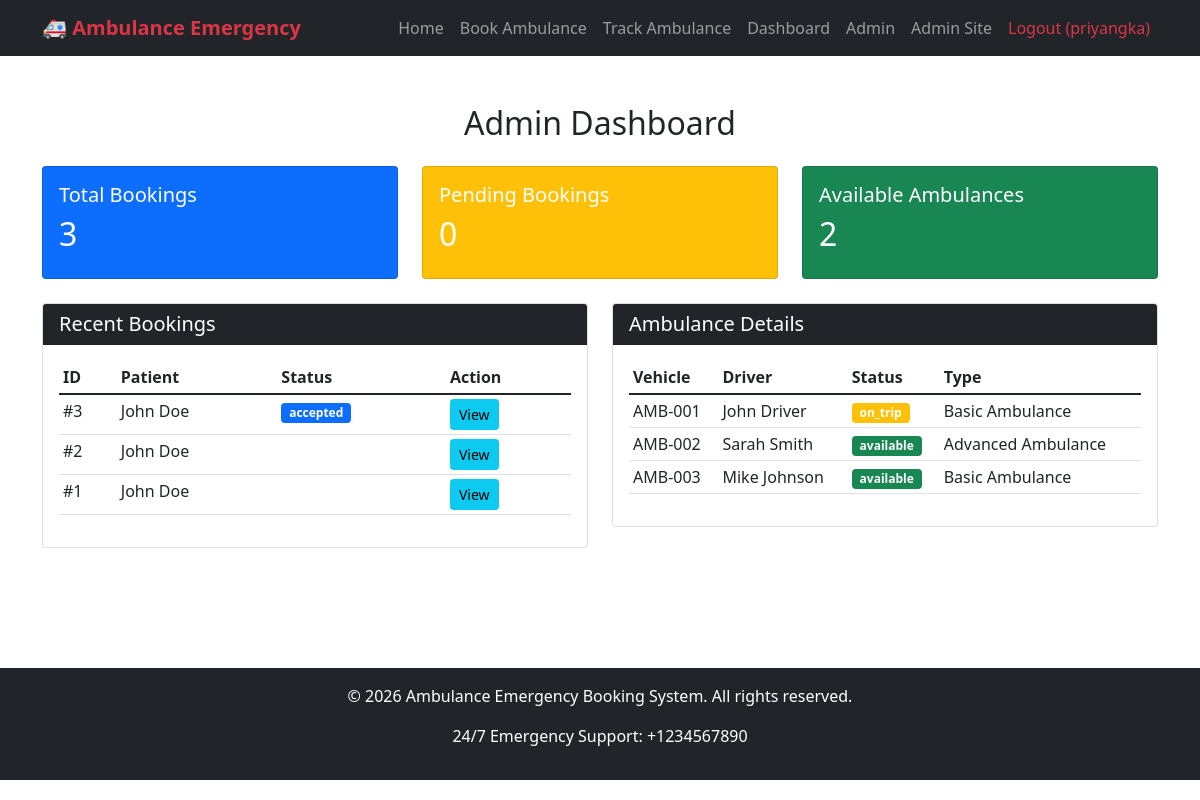
/admin-dashboard/ (signed in), run on the app's committed database.
### core/models.py (models this page shows, shortened)
class Booking(models.Model):
    STATUS_CHOICES = [
        ('pending', 'Pending'),
        ('accepted', 'Accepted'),
        ('en_route', 'En Route'),
        ('arrived', 'Arrived'),
        ('completed', 'Completed'),
        ('cancelled', 'Cancelled'),
    ]
    user = models.ForeignKey(User, on_delete=models.CASCADE, related_name='bookings')
    ambulance = models.ForeignKey(Ambulance, on_delete=models.SET_NULL, null=True, blank=True)
    patient_name = models.CharField(max_length=100)
    patient_age = models.IntegerField(null=True, blank=True)
    emergency_details = models.TextField()
    pickup_location = models.CharField(max_length=200)
    dropoff_location = models.CharField(max_length=200, blank=True, null=True)
    booking_time = models.DateTimeField(default=timezone.now)
    estimated_arrival = models.DateTimeField(null=True, blank=True)
    status = models.CharField(max_length=20, choices=STATUS_CHOICES, default='pending')
    current_location = models.CharField(max_length=200, blank=True, null=True)

class Ambulance(models.Model):
    AMBULANCE_TYPES = [
        ('basic', 'Basic Ambulance'),
        ('advanced', 'Advanced Ambulance'),
    ]
    STATUS_CHOICES = [
        ('available', 'Available'),
        ('on_trip', 'On Trip'),
        ('maintenance', 'Maintenance'),
    ]
    vehicle_number = models.CharField(max_length=20, unique=True)
    ambulance_type = models.CharField(max_length=20, choices=AMBULANCE_TYPES)
    driver_name = models.CharField(max_length=100)
    driver_phone = models.CharField(max_length=15)
    current_location = models.CharField(max_length=200, blank=True)
    status = models.CharField(max_length=20, choices=STATUS_CHOICES, default='available')
    last_updated = models.DateTimeField(auto_now=True)

### core/views.py (the view)
# urls.py: path('admin-dashboard/', views.admin_dashboard, name='admin_dashboard'),
@login_required
def admin_dashboard(request):
    if not request.user.is_superuser:
        messages.error(request, 'Access denied.')
        return redirect('home')
    total_bookings = Booking.objects.count()
    pending_bookings = Booking.objects.filter(status='pending').count()
    available_ambulances = Ambulance.objects.filter(status='available').count()
    recent_bookings = Booking.objects.all().order_by('-booking_time')[:10]
    ambulances = Ambulance.objects.all()
    context = {
        'total_bookings': total_bookings,
        'pending_bookings': pending_bookings,
        'available_ambulances': available_ambulances,
        'recent_bookings': recent_bookings,
        'ambulances': ambulances,
    }
    return render(request, 'core/admin_dashboard.html', context)

### core/templates/core/admin_dashboard.html
{% extends 'core/base.html' %}
{% block content %}
<div class="container py-5">
    <h2 class="text-center mb-4">Admin Dashboard</h2>
    <div class="row mb-4">
        <div class="col-md-4">
            <div class="card text-white bg-primary">
                <div class="card-body">
                    <h5 class="card-title">Total Bookings</h5>
                    <h2>{{ total_bookings }}</h2>
                </div>
            </div>
        </div>
        <div class="col-md-4">
            <div class="card text-white bg-warning">
                <div class="card-body">
                    <h5 class="card-title">Pending Bookings</h5>
                    <h2>{{ pending_bookings }}</h2>
                </div>
            </div>
        </div>
        <div class="col-md-4">
            <div class="card text-white bg-success">
                <div class="card-body">
                    <h5 class="card-title">Available Ambulances</h5>
                    <h2>{{ available_ambulances }}</h2>
                </div>
            </div>
        </div>
    </div>
    <div class="row">
        <div class="col-md-6">
            <div class="card mb-4">
                <div class="card-header bg-dark text-white">
                    <h5 class="mb-0">Recent Bookings</h5>
                </div>
                <div class="card-body">
                    <div class="table-responsive">
                        <table class="table table-sm">
                            <thead>
                                <tr>
                                    <th>ID</th>
                                    <th>Patient</th>
                                    <th>Status</th>
                                    <th>Action</th>
                                </tr>
                            </thead>
                            <tbody>
                                {% for booking in recent_bookings %}
                                <tr>
                                    <td>#{{ booking.id }}</td>
                                    <td>{{ booking.patient_name }}</td>
                                    <td>
                                        <span class="badge
                                            {% if booking.status == 'pending' %}bg-warning
                                            {% elif booking.status == 'accepted' %}bg-primary
                                            {% elif booking.status == 'completed' %}bg-success
                                            {% endif %}">
                                            {{ booking.status }}
                                        </span>
                                    </td>
                                    <td>
                                        <a href="{% url 'admin:core_booking_change' booking.id %}" class="btn btn-sm btn-info">View</a>
                                    </td>
                                </tr>
                                {% endfor %}
                            </tbody>
                        </table>
                    </div>
                </div>
            </div>
        </div>
        <div class="col-md-6">
            <div class="card mb-4">
                <div class="card-header bg-dark text-white">
                    <h5 class="mb-0">Ambulance Details</h5>
                </div>
                <div class="card-body">
                    <div class="table-responsive">
                        <table class="table table-sm">
                            <thead>
                                <tr>
                                    <th>Vehicle</th>
                                    <th>Driver</th>
                                    <th>Status</th>
                                    <th>Type</th>
                                </tr>
                            </thead>
                            <tbody>
                                {% for ambulance in ambulances %}
                                <tr>
                                    <td>{{ ambulance.vehicle_number }}</td>
                                    <td>{{ ambulance.driver_name }}</td>
                                    <td>
                                        <span class="badge
                                            {% if ambulance.status == 'available' %}bg-success
                                            {% elif ambulance.status == 'on_trip' %}bg-warning
                                            {% else %}bg-secondary{% endif %}">
                                            {{ ambulance.status }}
                                        </span>
                                    </td>
                                    <td>{{ ambulance.get_ambulance_type_display }}</td>
                                </tr>
                                {% endfor %}
                            </tbody>
                        </table>
                    </div>
                </div>
            </div>
        </div>
    </div>
</div>
{% endblock %}

### core/templates/core/base.html (shortened to what this page needs)
<!DOCTYPE html>
<html lang="en">
<head>
    <link href="https://cdn.jsdelivr.net/npm/bootstrap@5.1.3/dist/css/bootstrap.min.css" rel="stylesheet">
</head>
<body>
<nav class="navbar navbar-expand-lg navbar-dark bg-dark">
    <div class="container">
        <a class="navbar-brand" href="{% url 'home' %}">
            🚑 Ambulance Emergency
        </a>
        <div class="collapse navbar-collapse" id="navbarNav">
            <ul class="navbar-nav ms-auto">
                <li class="nav-item">
                    <a class="nav-link" href="{% url 'home' %}">Home</a>
                </li>
                <li class="nav-item">
                    <a class="nav-link" href="{% url 'book_ambulance' %}">Book Ambulance</a>
                </li>
                <li class="nav-item">
                    <a class="nav-link" href="{% url 'track_ambulance' %}">Track Ambulance</a>
                </li>
                {% if user.is_authenticated %}
                    <li class="nav-item">
                        <a class="nav-link" href="{% url 'dashboard' %}">Dashboard</a>
                    </li>
                    {% if user.is_superuser %}
                        <li class="nav-item">
                            <a class="nav-link" href="{% url 'admin_dashboard' %}">Admin</a>
                        </li>
                    {% endif %}
                    <li class="nav-item">
                        <a class="nav-link" href="{% url 'admin:index' %}">Admin Site</a>
                    </li>
                    <li class="nav-item">
                        <a class="nav-link text-danger" href="{% url 'logout' %}">Logout ({{ user.username }})</a>
                    </li>
                {% endif %}
            </ul>
        </div>
    </div>
</nav>
    {% block content %}
    {% endblock %}
    <footer class="bg-dark text-white text-center py-3 mt-5">
        <div class="container">
            <p>&copy; 2026 Ambulance Emergency Booking System. All rights reserved.</p>
            <p>24/7 Emergency Support: +1234567890</p>
        </div>
    </footer>
</body>
</html>

### core/templates/core/base.html (style rules this page uses)
.navbar-brand { font-weight: bold; color: #dc3545 !important; }

### data on the page
Booking: id "3", patient_name "John Doe", status "accepted"
Booking: id "2", patient_name "John Doe"
Booking: id "1", patient_name "John Doe"
Ambulance: vehicle_number "AMB-001", driver_name "John Driver", status "on_trip", ambulance_type "Basic Ambulance"
Ambulance: vehicle_number "AMB-002", driver_name "Sarah Smith", status "available", ambulance_type "Advanced Ambulance"
Ambulance: vehicle_number "AMB-003", driver_name "Mike Johnson", status "available", ambulance_type "Basic Ambulance"

### other printed values
{{ user.username }} "priyangka"
{{ total_bookings }} "3"
{{ pending_bookings }} "0"
{{ available_ambulances }} "2"
